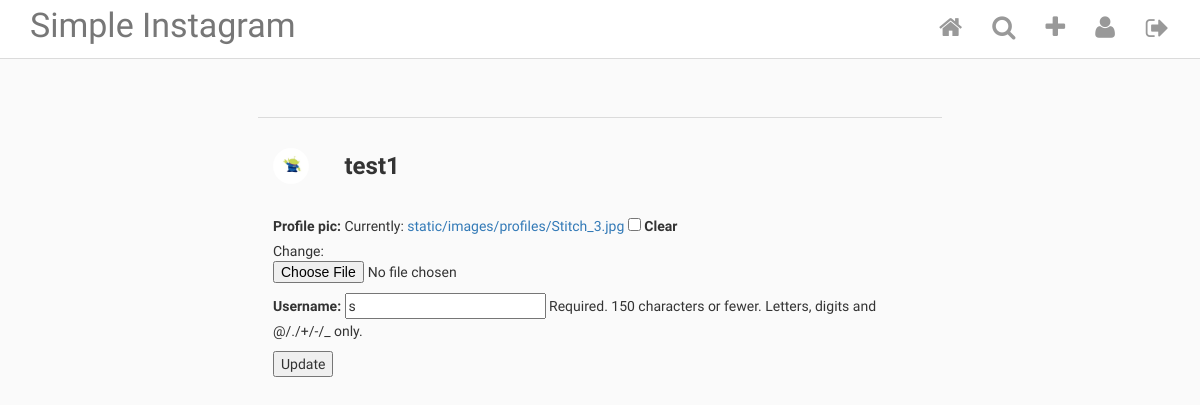
Page /InstaApp/edit_profile/4/ (signed in) on the committed database.
### InstaApp/models.py (models this page shows, shortened)
class InstaUser(AbstractUser):
    profile_pic = ProcessedImageField(
        upload_to='static/images/profiles',  # Relative to MEDIA_ROOT
        format='JPEG',
        options={'quality': 100},
        blank=True,
        null=True,
    )

### InstaApp/views.py (the view)
# urls.py: path('edit_profile/<int:pk>/', EditProfile.as_view(), name='edit_profile'),
class EditProfile(LoginRequiredMixin, UpdateView):
    model = InstaUser
    template_name = 'edit_profile.html'
    fields = ['profile_pic', 'username']
    login_url = 'login'

### templates/edit_profile.html (shortened to what this page needs)
{% extends 'base.html' %}
{% block content %}
<div class="row profile-settings">
    <div class="col-xs-12">
        <div class="profile-pic-name">
            {% if user.profile_pic %}
                <img class="picture-circle--medium" src="/{{user.profile_pic}}">
            {% endif %}
            <span class="username">{{ user.username }}</span>
        </div>
        <form action="" method="post" enctype="multipart/form-data">
            {{ form.as_p }}
            <button type="submit">Update</button>
        </form>
    </div>
</div>
{% endblock content %}

### static/css/style.css (style rules this page uses)
html { height: 100%; }
body { min-height: 100%; background-color: #fafafa; }
.picture-circle, .picture-circle--medium, .picture-circle--small { border-radius: 100%; width: 150px; height: 150px; }
.picture-circle--medium { width: 36px; height: 36px; }
@media screen and (min-width: 768px) { .profile-settings, .auth-form { max-width: 60%; margin: 0 auto; border-top: none; } }
.profile-settings { margin-top: 60px; border-top: 1px solid #dbdbdb; }
.profile-pic-name { padding: 30px 0; }
.profile-pic-name span { font-size: 24px; font-weight: bold; vertical-align: middle; margin-left: 32px; }

### templates/base.html (style rules this page uses)
body { font-family: 'Georgia', serif; }

### rows in the picture
InstaUser: profile_pic (picture), username "test1"
InstaUser: username "s"
